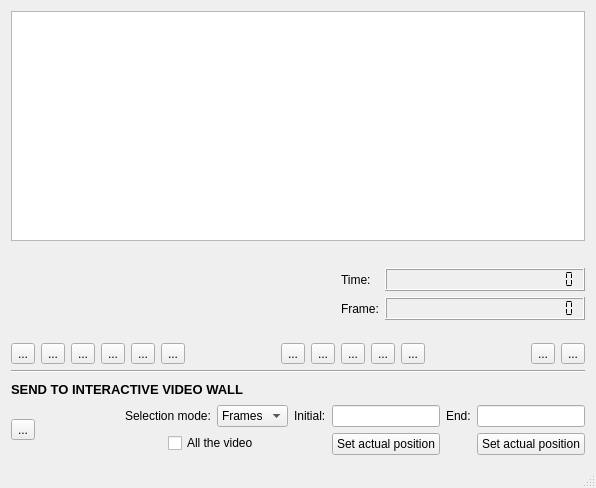
<?xml version="1.0" encoding="UTF-8"?>
<ui version="4.0">
 <class>IVW_mainWindow</class>
 <widget class="QMainWindow" name="IVW_mainWindow">
  <property name="geometry">
   <rect>
    <x>0</x>
    <y>0</y>
    <width>596</width>
    <height>488</height>
   </rect>
  </property>
  <property name="windowTitle">
   <string>Interactive Video Wall</string>
  </property>
  <widget class="QWidget" name="centralWidget">
   <layout class="QGridLayout" name="gridLayout_4">
    <item row="6" column="0">
     <layout class="QHBoxLayout" name="horizontalLayout_2">
      <item>
       <widget class="QToolButton" name="toolButton_Open">
        <property name="text">
         <string>...</string>
        </property>
        <property name="icon">
         <iconset>
          <normalon>:/Images/fileopen.png</normalon>
         </iconset>
        </property>
        <property name="iconSize">
         <size>
          <width>24</width>
          <height>24</height>
         </size>
        </property>
       </widget>
      </item>
      <item>
       <widget class="QToolButton" name="toolButton_RemoveList">
        <property name="enabled">
         <bool>true</bool>
        </property>
        <property name="text">
         <string>...</string>
        </property>
        <property name="icon">
         <iconset>
          <normalon>:/Images/delete.png</normalon>
         </iconset>
        </property>
        <property name="iconSize">
         <size>
          <width>24</width>
          <height>24</height>
         </size>
        </property>
       </widget>
      </item>
      <item>
       <widget class="QToolButton" name="toolButton_AddFiles">
        <property name="text">
         <string>...</string>
        </property>
        <property name="icon">
         <iconset>
          <normalon>:/Images/list-add.png</normalon>
         </iconset>
        </property>
        <property name="iconSize">
         <size>
          <width>24</width>
          <height>24</height>
         </size>
        </property>
       </widget>
      </item>
      <item>
       <widget class="QToolButton" name="toolButton_DeleteTrack">
        <property name="text">
         <string>...</string>
        </property>
        <property name="icon">
         <iconset>
          <normalon>:/Images/list-remove.png</normalon>
         </iconset>
        </property>
        <property name="iconSize">
         <size>
          <width>24</width>
          <height>24</height>
         </size>
        </property>
       </widget>
      </item>
      <item>
       <widget class="QToolButton" name="toolButton_UpTrack">
        <property name="text">
         <string>...</string>
        </property>
        <property name="icon">
         <iconset>
          <normalon>:/Images/up.png</normalon>
         </iconset>
        </property>
        <property name="iconSize">
         <size>
          <width>24</width>
          <height>24</height>
         </size>
        </property>
       </widget>
      </item>
      <item>
       <widget class="QToolButton" name="toolButton_DownTrack">
        <property name="text">
         <string>...</string>
        </property>
        <property name="icon">
         <iconset>
          <normalon>:/Images/down.png</normalon>
         </iconset>
        </property>
        <property name="iconSize">
         <size>
          <width>24</width>
          <height>24</height>
         </size>
        </property>
       </widget>
      </item>
      <item>
       <spacer name="horizontalSpacer_2">
        <property name="orientation">
         <enum>Qt::Horizontal</enum>
        </property>
        <property name="sizeHint" stdset="0">
         <size>
          <width>188</width>
          <height>20</height>
         </size>
        </property>
       </spacer>
      </item>
      <item>
       <widget class="QToolButton" name="toolButton_Stop">
        <property name="minimumSize">
         <size>
          <width>0</width>
          <height>0</height>
         </size>
        </property>
        <property name="text">
         <string>...</string>
        </property>
        <property name="icon">
         <iconset>
          <normalon>:/Images/stop.png</normalon>
         </iconset>
        </property>
        <property name="iconSize">
         <size>
          <width>24</width>
          <height>24</height>
         </size>
        </property>
       </widget>
      </item>
      <item>
       <widget class="QToolButton" name="toolButton_Prev">
        <property name="minimumSize">
         <size>
          <width>0</width>
          <height>0</height>
         </size>
        </property>
        <property name="text">
         <string>...</string>
        </property>
        <property name="icon">
         <iconset>
          <normalon>:/Images/prev.png</normalon>
         </iconset>
        </property>
        <property name="iconSize">
         <size>
          <width>24</width>
          <height>24</height>
         </size>
        </property>
       </widget>
      </item>
      <item>
       <widget class="QToolButton" name="toolButton_PlayPause">
        <property name="minimumSize">
         <size>
          <width>0</width>
          <height>0</height>
         </size>
        </property>
        <property name="text">
         <string>...</string>
        </property>
        <property name="icon">
         <iconset>
          <normalon>:/Images/play.png</normalon>
         </iconset>
        </property>
        <property name="iconSize">
         <size>
          <width>24</width>
          <height>24</height>
         </size>
        </property>
       </widget>
      </item>
      <item>
       <widget class="QToolButton" name="toolButton_Next">
        <property name="minimumSize">
         <size>
          <width>0</width>
          <height>0</height>
         </size>
        </property>
        <property name="baseSize">
         <size>
          <width>40</width>
          <height>40</height>
         </size>
        </property>
        <property name="text">
         <string>...</string>
        </property>
        <property name="icon">
         <iconset>
          <normaloff>:/Images/NextMenuButtonIcon.png</normaloff>
          <normalon>:/Images/next.png</normalon>:/Images/NextMenuButtonIcon.png</iconset>
        </property>
        <property name="iconSize">
         <size>
          <width>24</width>
          <height>24</height>
         </size>
        </property>
       </widget>
      </item>
      <item>
       <widget class="QToolButton" name="toolButton_FullScreen">
        <property name="text">
         <string>...</string>
        </property>
        <property name="icon">
         <iconset resource="qplayer.qrc">
          <normaloff>:/Images/auto_layout.png</normaloff>:/Images/auto_layout.png</iconset>
        </property>
        <property name="iconSize">
         <size>
          <width>24</width>
          <height>24</height>
         </size>
        </property>
       </widget>
      </item>
      <item>
       <spacer name="horizontalSpacer_3">
        <property name="orientation">
         <enum>Qt::Horizontal</enum>
        </property>
        <property name="sizeHint" stdset="0">
         <size>
          <width>198</width>
          <height>20</height>
         </size>
        </property>
       </spacer>
      </item>
      <item>
       <widget class="QToolButton" name="toolButton_About">
        <property name="text">
         <string>...</string>
        </property>
        <property name="icon">
         <iconset>
          <normalon>:/Images/fileinfo-32.png</normalon>
         </iconset>
        </property>
        <property name="iconSize">
         <size>
          <width>24</width>
          <height>24</height>
         </size>
        </property>
       </widget>
      </item>
      <item>
       <widget class="QToolButton" name="toolButton_CloseApp">
        <property name="text">
         <string>...</string>
        </property>
        <property name="icon">
         <iconset>
          <normalon>:/Images/exit.png</normalon>
         </iconset>
        </property>
        <property name="iconSize">
         <size>
          <width>24</width>
          <height>24</height>
         </size>
        </property>
       </widget>
      </item>
     </layout>
    </item>
    <item row="7" column="0">
     <layout class="QHBoxLayout" name="horizontalLayout_5">
      <item>
       <widget class="Line" name="line">
        <property name="orientation">
         <enum>Qt::Horizontal</enum>
        </property>
       </widget>
      </item>
     </layout>
    </item>
    <item row="0" column="0">
     <layout class="QVBoxLayout" name="verticalLayout">
      <property name="bottomMargin">
       <number>1</number>
      </property>
      <item>
       <widget class="QTableWidget" name="tableWidget">
        <property name="enabled">
         <bool>true</bool>
        </property>
        <property name="editTriggers">
         <set>QAbstractItemView::NoEditTriggers</set>
        </property>
        <property name="dragEnabled">
         <bool>false</bool>
        </property>
        <property name="dragDropMode">
         <enum>QAbstractItemView::NoDragDrop</enum>
        </property>
        <property name="defaultDropAction">
         <enum>Qt::IgnoreAction</enum>
        </property>
        <property name="columnCount">
         <number>1</number>
        </property>
        <attribute name="horizontalHeaderVisible">
         <bool>false</bool>
        </attribute>
        <attribute name="verticalHeaderVisible">
         <bool>false</bool>
        </attribute>
        <column/>
       </widget>
      </item>
      <item>
       <spacer name="horizontalSpacer_5">
        <property name="orientation">
         <enum>Qt::Horizontal</enum>
        </property>
        <property name="sizeHint" stdset="0">
         <size>
          <width>40</width>
          <height>20</height>
         </size>
        </property>
       </spacer>
      </item>
     </layout>
    </item>
    <item row="1" column="0">
     <layout class="QGridLayout" name="gridLayout_3">
      <item row="0" column="2">
       <spacer name="horizontalSpacer_4">
        <property name="orientation">
         <enum>Qt::Horizontal</enum>
        </property>
        <property name="sizeHint" stdset="0">
         <size>
          <width>40</width>
          <height>20</height>
         </size>
        </property>
       </spacer>
      </item>
      <item row="0" column="4">
       <widget class="QLCDNumber" name="lcdNumber">
        <property name="sizePolicy">
         <sizepolicy hsizetype="Fixed" vsizetype="Fixed">
          <horstretch>5</horstretch>
          <verstretch>0</verstretch>
         </sizepolicy>
        </property>
        <property name="minimumSize">
         <size>
          <width>200</width>
          <height>0</height>
         </size>
        </property>
        <property name="smallDecimalPoint">
         <bool>true</bool>
        </property>
        <property name="numDigits">
         <number>20</number>
        </property>
        <property name="segmentStyle">
         <enum>QLCDNumber::Flat</enum>
        </property>
        <property name="value" stdset="0">
         <double>0.000000000000000</double>
        </property>
       </widget>
      </item>
      <item row="0" column="3">
       <widget class="QLabel" name="label_2">
        <property name="text">
         <string>Time:</string>
        </property>
       </widget>
      </item>
      <item row="1" column="4">
       <widget class="QLCDNumber" name="lcdNumber_Frame">
        <property name="sizePolicy">
         <sizepolicy hsizetype="Fixed" vsizetype="Fixed">
          <horstretch>0</horstretch>
          <verstretch>0</verstretch>
         </sizepolicy>
        </property>
        <property name="minimumSize">
         <size>
          <width>200</width>
          <height>0</height>
         </size>
        </property>
        <property name="smallDecimalPoint">
         <bool>true</bool>
        </property>
        <property name="digitCount">
         <number>20</number>
        </property>
        <property name="segmentStyle">
         <enum>QLCDNumber::Flat</enum>
        </property>
       </widget>
      </item>
      <item row="1" column="3">
       <widget class="QLabel" name="label">
        <property name="text">
         <string>Frame:</string>
        </property>
       </widget>
      </item>
     </layout>
    </item>
    <item row="8" column="0">
     <layout class="QHBoxLayout" name="horizontalLayout_4">
      <item>
       <widget class="QLabel" name="label_SendToWall">
        <property name="font">
         <font>
          <pointsize>10</pointsize>
          <weight>75</weight>
          <bold>true</bold>
         </font>
        </property>
        <property name="text">
         <string>SEND TO INTERACTIVE VIDEO WALL</string>
        </property>
       </widget>
      </item>
      <item>
       <spacer name="horizontalSpacer_6">
        <property name="orientation">
         <enum>Qt::Horizontal</enum>
        </property>
        <property name="sizeHint" stdset="0">
         <size>
          <width>40</width>
          <height>20</height>
         </size>
        </property>
       </spacer>
      </item>
     </layout>
    </item>
    <item row="9" column="0">
     <layout class="QHBoxLayout" name="horizontalLayout_6">
      <item>
       <widget class="QToolButton" name="toolButton_SendToInteractiveWall">
        <property name="text">
         <string>...</string>
        </property>
        <property name="icon">
         <iconset resource="qplayer.qrc">
          <normaloff>:/Images/sendVideo.png</normaloff>:/Images/sendVideo.png</iconset>
        </property>
        <property name="iconSize">
         <size>
          <width>70</width>
          <height>30</height>
         </size>
        </property>
       </widget>
      </item>
      <item>
       <spacer name="horizontalSpacer_7">
        <property name="orientation">
         <enum>Qt::Horizontal</enum>
        </property>
        <property name="sizeHint" stdset="0">
         <size>
          <width>40</width>
          <height>20</height>
         </size>
        </property>
       </spacer>
      </item>
      <item>
       <layout class="QGridLayout" name="gridLayout_2">
        <item row="1" column="1" colspan="2">
         <widget class="QCheckBox" name="checkBox_AllVideo">
          <property name="text">
           <string>All the video</string>
          </property>
         </widget>
        </item>
        <item row="0" column="2" colspan="2">
         <widget class="QComboBox" name="comboBox_SelectionType">
          <item>
           <property name="text">
            <string>Frames</string>
           </property>
          </item>
          <item>
           <property name="text">
            <string>Time</string>
           </property>
          </item>
         </widget>
        </item>
        <item row="0" column="0" colspan="2">
         <widget class="QLabel" name="label_6">
          <property name="text">
           <string>Selection mode:</string>
          </property>
         </widget>
        </item>
       </layout>
      </item>
      <item>
       <layout class="QGridLayout" name="gridLayout">
        <item row="0" column="3">
         <widget class="QLineEdit" name="lineEdit_EndRange"/>
        </item>
        <item row="0" column="2">
         <widget class="QLabel" name="label_EndRange">
          <property name="text">
           <string>End:</string>
          </property>
         </widget>
        </item>
        <item row="0" column="1">
         <widget class="QLineEdit" name="lineEdit_InitialRange"/>
        </item>
        <item row="0" column="0">
         <widget class="QLabel" name="label_InitialRange">
          <property name="text">
           <string>Initial:</string>
          </property>
         </widget>
        </item>
        <item row="1" column="1">
         <widget class="QPushButton" name="pushButton_InitialRange">
          <property name="text">
           <string>Set actual position</string>
          </property>
         </widget>
        </item>
        <item row="1" column="3">
         <widget class="QPushButton" name="pushButton_EndRange">
          <property name="text">
           <string>Set actual position</string>
          </property>
         </widget>
        </item>
       </layout>
      </item>
     </layout>
    </item>
    <item row="5" column="0">
     <layout class="QHBoxLayout" name="horizontalLayout_3">
      <item>
       <spacer name="horizontalSpacer">
        <property name="orientation">
         <enum>Qt::Horizontal</enum>
        </property>
        <property name="sizeHint" stdset="0">
         <size>
          <width>498</width>
          <height>17</height>
         </size>
        </property>
       </spacer>
      </item>
     </layout>
    </item>
   </layout>
  </widget>
  <widget class="QStatusBar" name="statusBar"/>
 </widget>
 <layoutdefault spacing="6" margin="11"/>
 <resources>
  <include location="qplayer.qrc"/>
 </resources>
 <connections/>
</ui>
